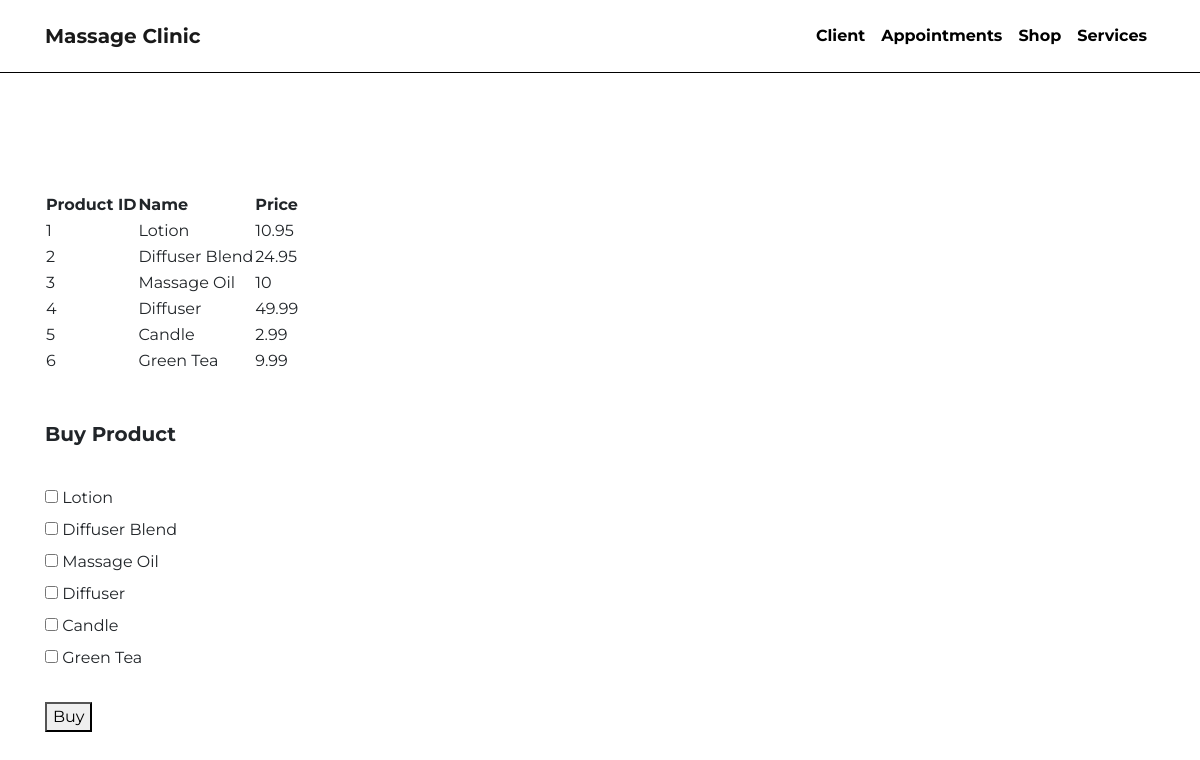
Screenshot of /frontend/Client/shop.php with the database file from the repository.
### tables this page shows
CREATE TABLE `product` (
  `product_id` int(11) NOT NULL,
  `name` varchar(45) NOT NULL,
  `price` double NOT NULL
);

### model/Product.php (called while the page is built, shortened)
<?php
    class Product
    {
        private $conn;
        public function __construct($db)
        {
            $this->conn = $db;
        }
        public function view()
        {
            $query = "CALL product_view()";
            $stmt = $this->conn->prepare($query);
            $stmt->execute();
            return $stmt;
        }
    }

### frontend/Client/shop.php (the view, shortened to what this page needs)
<?php
include_once '../../model/product.php';
$database = new Database();
$db = $database->connect();
$product = new Product($db);
$result = $product->view();
$articles = $result->fetchAll(\PDO::FETCH_ASSOC);
?>
<!DOCTYPE html>
<html>
<head>
  <link rel="stylesheet" href="https://cdn.jsdelivr.net/npm/bootstrap@4.5.3/dist/css/bootstrap.min.css" />
  <link rel="stylesheet" href="style.css" />
</head>
<body>
  <nav class="navbar fixed-top navbar-expand-sm navbar-light bg-white">
    <div class="container">
      <a class="navbar-brand" href="../home.php">Massage Clinic</a>
      <div class="collapse navbar-collapse" id="navbar-collapse-menu">
        <ul class="navbar-nav ml-auto">
          <li class="nav-item">
            <a class="nav-link" href="createClient.php">Client</a>
          </li>
          <li class="nav-item">
            <a class="nav-link" href="bookAppointment.php">Appointments</a>
          </li>
          <li class="nav-item">
            <a class="nav-link" href="shop.php">Shop</a>
          </li>
          <li class="nav-item">
            <a class="nav-link" href="seeServices.php">Services</a>
          </li>
        </ul>
      </div>
    </div>
  </nav>
  <main>
    <section id="product">
      <div class="container">
        <div class="row">
          <div class="col">
            <table>
              <tr>
                <th>Product ID </th>
                <th> Name </th>
                <th> Price </th>
              </tr>
              <?php foreach ($articles as $article) : ?>
                <tr>
                  <td> <?php echo $article['product_id']; ?> </td>
                  <td> <?php echo $article['name']; ?> </td>
                  <td> <?php echo $article['price']; ?> </td>
                </tr>
              <?php endforeach ?>
            </table>
            <form method="post" action="buyProduct.php">
              <fieldset>
                <br>
                <br>
                <h2><b>Buy Product</b></h2>
                <input type="checkbox" name="products[]" value="1" id="lot">
                <label for="lot">Lotion</label><br>
                <input type="checkbox" name="products[]" value="2" id="diffb">
                <label for="diffb">Diffuser Blend</label><br>
                <input type="checkbox" name="products[]" value="3" id="massoil">
                <label for="massoil">Massage Oil</label><br>
                <input type="checkbox" name="products[]" value="4" id="diff">
                <label for="diff">Diffuser</label><br>
                <input type="checkbox" name="products[]" value="5" id="cand">
                <label for="cand">Candle</label><br>
                <input type="checkbox" name="products[]" value="6" id="green">
                <label for="green">Green Tea</label><br>
              </fieldset>
              <br />
              <button onClick="window.location.reload();">Buy</button>
            </form>
          </div>
        </div>
      </div>
  </main>
</body>
</html>

### frontend/Client/style.css (style rules this page uses)
body { font-family: 'Montserrat'; margin-top: 12rem; }
.navbar { border-bottom: 0.1rem solid black; font-weight: 700; padding-top: 1rem; padding-bottom: 1rem; }
h2 { font-size: 1.25rem; padding-bottom: 2rem; }
.nav-link { color: black !important; }

### rows the page displays
product: product_id "1", name "Lotion", price "10.95"
product: product_id "2", name "Diffuser Blend", price "24.95"
product: product_id "3", name "Massage Oil", price "10"
product: product_id "4", name "Diffuser", price "49.99"
product: product_id "5", name "Candle", price "2.99"
product: product_id "6", name "Green Tea", price "9.99"
